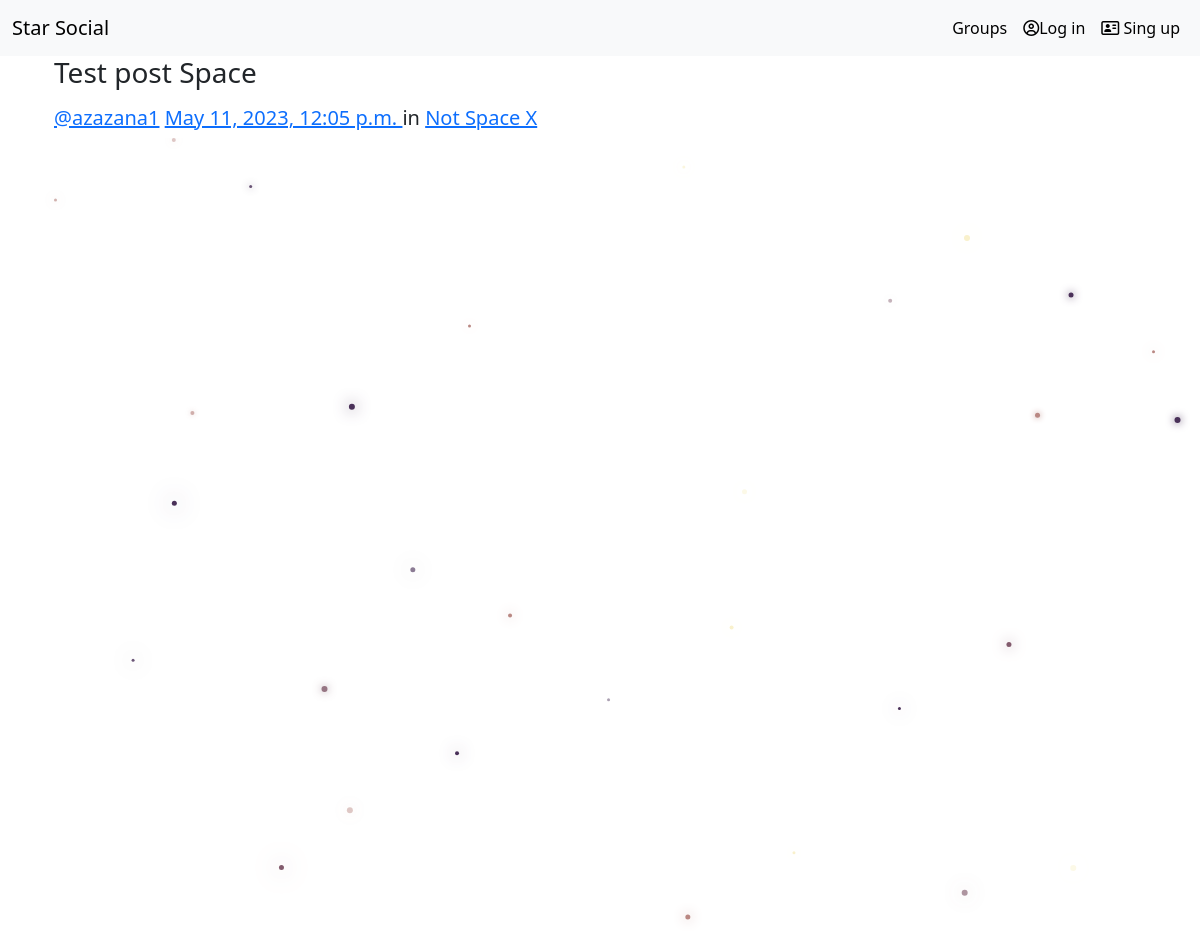
The page /posts/by/azazana1/2/ on the database its author committed.
### posts/models.py (models this page shows, shortened)
class Post(models.Model):
    user = models.ForeignKey(User,related_name='posts',on_delete=models.CASCADE)
    created_at = models.DateTimeField(auto_now=True)
    message=models.TextField()
    message_html=models.TextField(editable=False)
    group = models.ForeignKey(Group, related_name='posts', null=True,blank=True,on_delete=models.CASCADE)
    class Meta:
        ordering=['-created_at']
        unique_together=['user','message']

### groups/models.py (models this page shows, shortened)
class Group(models.Model):
    name = models.CharField(max_length=255, unique=True)
    slug = models.SlugField(allow_unicode=True, unique=True)
    description = models.TextField(blank=True, default='')
    description_html = models.TextField(editable=False, default='', blank=True)
    members = models.ManyToManyField(User, through='GroupMember')
    def __str__(self):
        return self.name
    class Meta:
        ordering = ['name']

### posts/views.py (the view)
# urls.py: path('by/<str:username>/<int:pk>/', views.PostDetail.as_view(), name='single'),
class PostDetail(SelectRelatedMixin, generic.DetailView):
    model = models.Post
    select_related = ('user', 'group')
    def get_queryset(self):
        queryset = super().get_queryset()
        return queryset.filter(user__username__iexact=self.kwargs.get('username'))

### posts/templates/posts/post_detail.html
{%extends 'posts/post_base.html'%}
{%block post_content%}
<div class="col-md-8">
    {%include 'posts/_post.html'%}
</div>
{%endblock%}

### posts/templates/posts/_post.html (shortened to what this page needs)
<div class="post media">
    <h3>{{post.message_html|safe}}</h3>
    <div class="media-body">
        <h5 class="media-heading">
        <span class="username">
            <a href="{%url 'posts:for_user' username=post.user.username%}">@{{post.user.username}}</a>
        </span>
        <time class="time">
            <a href="{%url 'posts:single' username=post.user.username pk=post.pk%}">
                {{post.created_at}}
            </a>
        </time>
            in
            <a href="{%url 'groups:single' slug=post.group.slug%}">{{post.group}}</a>
        </h5>
    </div>
</div>

### rows shown on the page
Post: message_html "Test post Space", user.username "azazana1", created_at "May 11, 2023, 12:05 p.m.", group "Not Space X"
